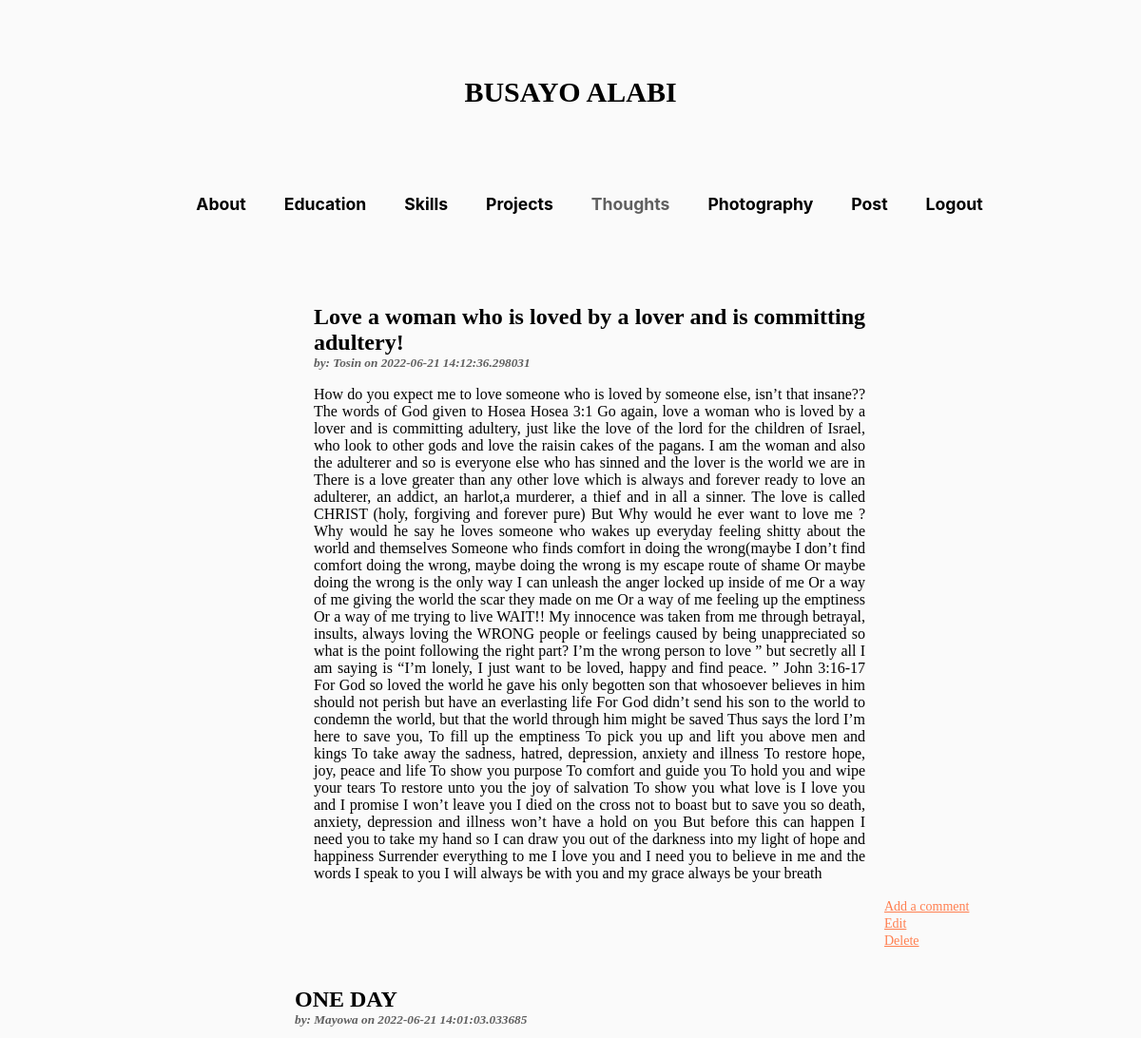
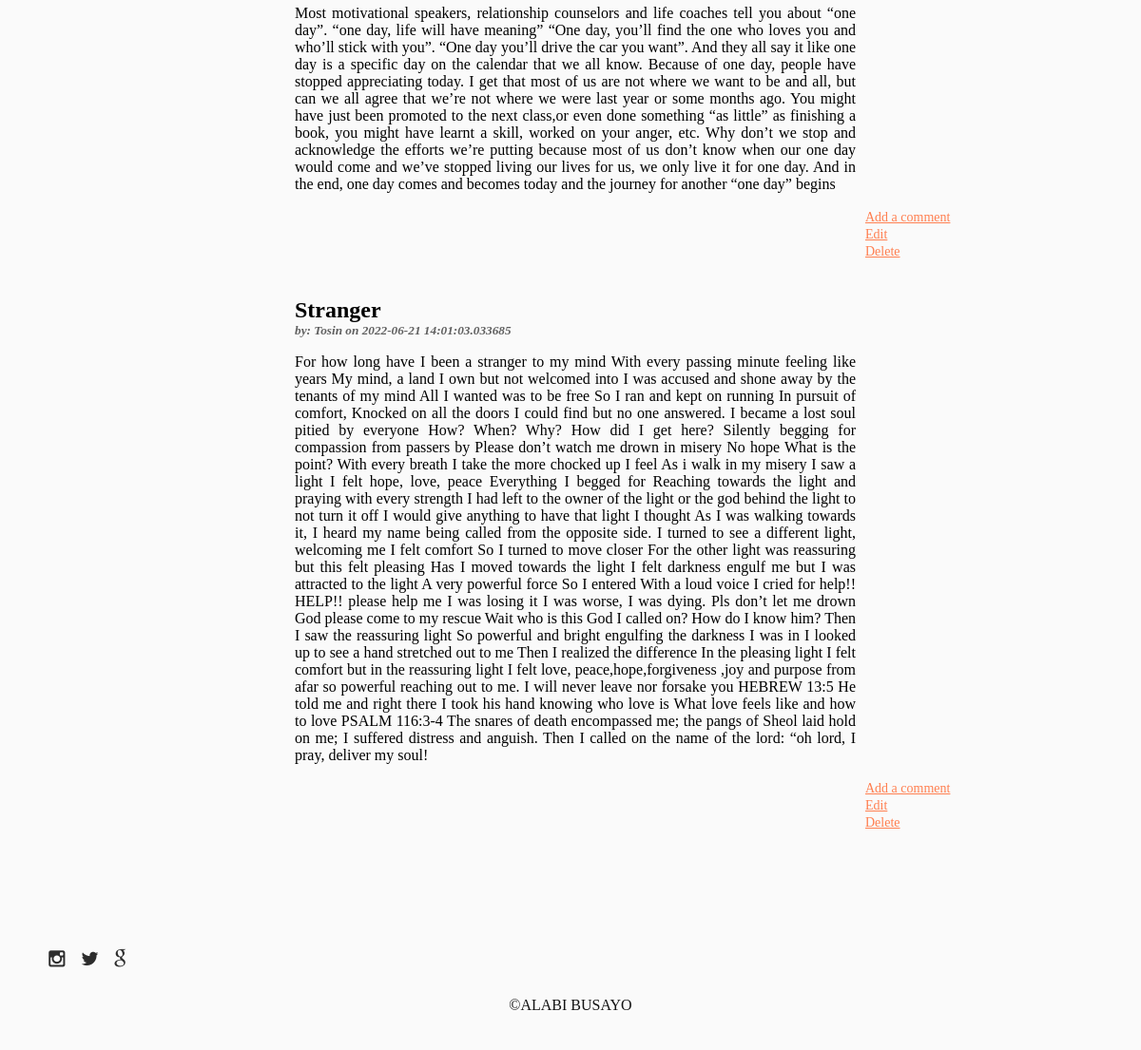
The app's page /thoughtn (signed in) with its own data (2 pictures, top to bottom).
### app.py (models this page shows, shortened)
class Post(db.Model):
    id = db.Column(db.Integer, primary_key = True)
    title = db.Column(db.String(100), nullable = False)
    author = db.Column(db.String(100), nullable = False, default = 'N/A')
    content = db.Column(db.Text, nullable = False)
    date_posted = db.Column(db.DateTime, nullable = False, default = datetime.utcnow())
    comment = db.relationship('Comment')

### app.py (the view)
@app.route("/thoughtn")
def thoughtn():
    all_post = Post.query.order_by(desc(Post.date_posted)).all()
    if g.name:
        return render_template("thoughtn.html", posts = all_post)
    return render_template('thoughts.html', posts = all_post)

### app.py (called while the page is built)
@app.before_request
def before_request():
    g.name = None
    if 'name' in session:
        g.name = session['name']

### templates/thoughtn.html (shortened to what this page needs)
<!DOCTYPE html>
<html lang="en">
<head>
    <link rel="stylesheet" type="text/css" href="static/main.css" />
	<link href="static/css/font-awesome.min.css" rel="stylesheet"/>
</head>
<body class="content">
        <div id="header">
            <h1>BUSAYO ALABI</h1>
         </div>
<nav class="navbar" >
      <ul>
          <li><a href="/">About</a></li>
          <li><a href="/education">Education</a></li>
          <li><a href="/skills">Skills</a></li>
          <li><a href="/projects">Projects</a></li>
          <li><a class="active" href="/thoughts">Thoughts</a></li>
          <li><a href="/photography">Photography</a></li>
          <li><a href="/posts">Post</a></li>
          <li><a href="/logout">Logout</a></li>
      </ul>
  </nav>
  <div class="main">
            {%for post in posts%}
          <section id="home">
            <div class="thought">
                <p>
                    <h1 style="margin: 0;" >{{post.title}}</h1>
                    {% if post.author %}
                    <h5 class="h5" style="margin: 0;" ><i>by: {{post.author}} on {{post.date_posted}}</i></h5>
                    {% else %}
                    <h5 class="h5" style="margin: 0;" ><i>by: N/A on {{post.date_posted}}</i></h5>
                    {% endif %}
                    <p>
                       {{post.content}}
                    </p>
                </div>
                    <a class="comment" href="/posts/comment/{{post.id}}">Add a comment</a>
                    <a class="comment" href="/posts/edit/{{post.id}}">Edit</a>
                    <a class="comment" href="/posts/delete/{{post.id}}">Delete</a>
            </div>
        </section>
       {%endfor%}
<footer>
    <ul class="social">
        <li><a href="https://www.instagram.com/busayo_jee/" target="_blank"><i class="fa fa-instagram"></i></a></li>
        <li><a href="https://twitter.com/busayo_jee" target="_blank"><i class="fa fa-twitter"></i></a></li>
        <li><a href="https://mail.google.com/mail/u/0/#inbox?compose=GTvVlcSBpDxzVVdwFpgChLfFdBJpBrmjlwblqwzwjRlDFXBnhTHZvHMxfHhQmQwWlncBmpcwjdflV" target="_blank"><i class="fa fa-google"></i></a></li>
    </ul>
</footer>
<footer class="second">
    <p>&copy;ALABI BUSAYO</p>
</footer>
</body>
  </html>

### static/main.css (style rules this page uses)
html { scroll-behavior: smooth; }
.content { margin: 0px; padding: 10px; background-color: #fafafa; box-sizing: border-box; }
.navbar { display: flex; justify-content: center; background-color: #fafafa; position: sticky; top: 0; }
.navbar ul { display: flex; list-style: none; margin: 20px 0px; }
.navbar ul li { font-family: -apple-system, BlinkMacSystemFont, 'Segoe UI', Roboto, Oxygen, Ubuntu, Cantarell, 'Open Sans', 'Helvetica Neue', sans-serif; font-size: 1.1rem; font-weight: bold; }
.navbar ul li a { text-decoration: none; color: black; padding: 6px 20px; }
.navbar ul li a.active { color: #606060; }
#header { text-align: center; padding: 50px 10px; margin-bottom: 0px; color: black; font-size: 15px; font-weight: bold; transition: 0.2s; position: sticky; top: 0; background-color: #fafafa; }
.main { justify-content: right; text-align: left; padding-left: 20px; margin-top: 75px; animation: transitionin 1s; }
.social { list-style-type: none; text-align: left; margin-top: 75px; }
.social li { display: inline-flex; margin-top: 50px; }
.social i { font-size:20px; margin: 1% 5% 7% 4%; color: #2c2c2c; width: 30px; }
footer.second { background-color: #fafafa; }
footer.second p { color: #131313; text-align: center; padding: 1%; }
.comment { text-align: center; justify-content: center; margin-left: 900px; color: coral; font-size: 14px; margin-top: 0px; }
.thought { text-align: justify; width: 50%; padding-left: 300px; padding-right: 300px; margin-top: 40px; animation: transitionin 1s; }
.h5 { color: #606060; }
html { font-size: 100%; scroll-behavior: smooth; }
@media (min-width:640px) { .content { font-size: 1rem; } }
@media (min-width:960px) { .content { font-size: 1.2rem; } }
@media (min-width:1100px) { .content { font-size: 1rem; } }

### records on screen
Post: title "Love a woman who is loved by a lover and is committing adultery!", author "Tosin", date_posted "2022-06-21 14:12:36.298031", content "How do you expect me to love someone who is loved by someone else, isnʼt that insane?? The words of God given to Hosea Hosea 3:1 Go again, love a woman who is loved by a lover and is committing adultery, just like the love of the lord for the children of Israel, who look to other gods and love the raisin cakes of the pagans. I am the woman and also the adulterer and so is everyone else who has sinned and the lover is the world we are in There is a love greater than any other love which is always and forever ready to love an adulterer, an addict, an harlot,a murderer, a thief and in all a sinner. The love is called CHRIST (holy, forgiving and forever pure) But Why would he ever want to love…"
Post: title "ONE DAY", author "Mayowa", date_posted "2022-06-21 14:01:03.033685", content "Most motivational speakers, relationship counselors and life coaches tell you about “one day”. “one day, life will have meaning” “One day, you’ll find the one who loves you and who’ll stick with you”. “One day you’ll drive the car you want”. And they all say it like one day is a specific day on the calendar that we all know. Because of one day, people have stopped appreciating today. I get that most of us are not where we want to be and all, but can we all agree that we’re not where we were last year or some months ago. You might have just been promoted to the next class,or even done something “as little” as finishing a book, you might have learnt a skill, worked on your anger, etc. Why…"
Post: title "Stranger", author "Tosin", date_posted "2022-06-21 14:01:03.033685", content "For how long have I been a stranger to my mind With every passing minute feeling like years My mind, a land I own but not welcomed into I was accused and shone away by the tenants of my mind All I wanted was to be free So I ran and kept on running In pursuit of comfort, Knocked on all the doors I could find but no one answered. I became a lost soul pitied by everyone How? When? Why? How did I get here? Silently begging for compassion from passers by Please don’t watch me drown in misery No hope What is the point? With every breath I take the more chocked up I feel As i walk in my misery I saw a light I felt hope, love, peace Everything I begged for Reaching towards the light and praying…"
